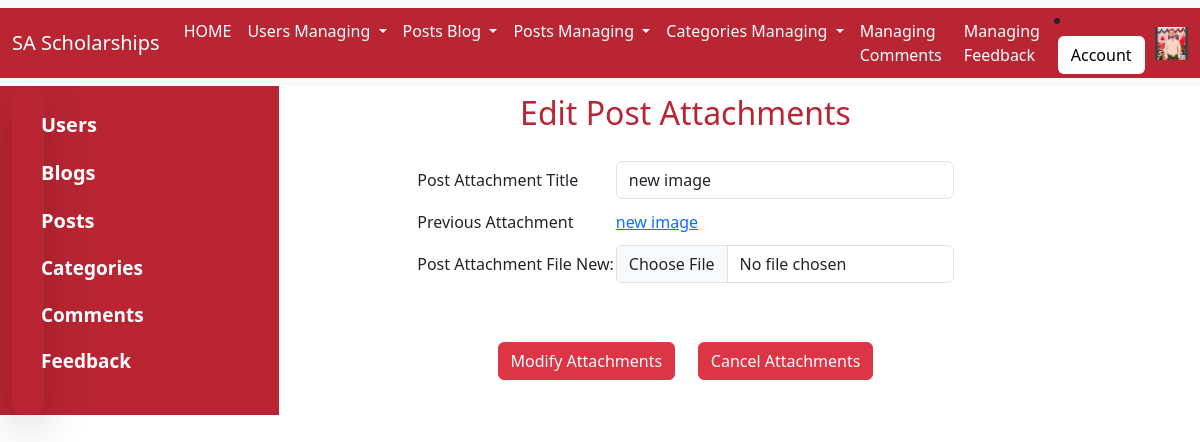
/admin/post_attachment-edit.php?&action=modify__attachment&post_atachment_id=21&post_id=34 (signed in), run on the app's committed database.
### tables this page shows
CREATE TABLE `user` (
  `user_id` int(11) NOT NULL AUTO_INCREMENT,
  `role_id` int(11) DEFAULT NULL,
  `first_name` varchar(50) NOT NULL,
  `last_name` varchar(50) NOT NULL,
  `email` varchar(50) DEFAULT NULL,
  `password` text NOT NULL,
  `gender` enum('Male','Female') DEFAULT NULL,
  `date_of_birth` date DEFAULT NULL,
  `user_image` text DEFAULT NULL,
  `address` text DEFAULT NULL,
  `is_approved` enum('Pending','Approved','Rejected') DEFAULT 'Pending',
  `is_active` enum('Active','InActive') DEFAULT NULL,
  `created_at` varchar(200) DEFAULT NULL,
  `updated_at` varchar(200) DEFAULT 'current_timestamp()',
  PRIMARY KEY (`user_id`),
  KEY `role_id` (`role_id`),
  CONSTRAINT `user_ibfk_1` FOREIGN KEY (`role_id`) REFERENCES `role` (`role_id`) ON DELETE CASCADE ON UPDATE CASCADE
);

CREATE TABLE `post_atachment` (
  `post_atachment_id` int(11) NOT NULL AUTO_INCREMENT,
  `post_id` int(11) DEFAULT NULL,
  `post_attachment_title` varchar(200) DEFAULT NULL,
  `post_attachment_path` text DEFAULT NULL,
  `is_active` enum('Active','InActive') DEFAULT NULL,
  `created_at` timestamp NOT NULL DEFAULT current_timestamp(),
  `updated_at` timestamp NOT NULL DEFAULT current_timestamp() ON UPDATE current_timestamp(),
  PRIMARY KEY (`post_atachment_id`),
  KEY `fk1` (`post_id`),
  CONSTRAINT `fk1` FOREIGN KEY (`post_id`) REFERENCES `post` (`post_id`) ON DELETE CASCADE ON UPDATE CASCADE
);

### admin/session.php (called while the page is built, shortened)
<?php
	require_once '../connection/connection.php';
				if (isset($_SESSION['session_user_id'])) {
					$query_login_user = "SELECT * FROM USER WHERE user_id='".$_SESSION['session_user_id']."'";
					$res_of_cheack_user = mysqli_query($connection, $query_login_user);
					if($res_of_cheack_user->num_rows>0){
					$login_user_data = mysqli_fetch_assoc($res_of_cheack_user);
					}
				}
 ?>

### admin/post_attachment-edit.php (the view, shortened to what this page needs)
<?php
require_once 'session.php';
$select_all_attachments="SELECT user.user_id, post.`post_id`, post.`post_title`, `post_atachment`.`post_atachment_id`, `post_atachment`.`post_attachment_title`,`post_atachment`.`post_attachment_path`,`post_atachment`.`is_active`,`post_atachment`.`updated_at`, `post_atachment`.`created_at` FROM `user`  INNER JOIN `blog` ON `user`.`user_id`=`blog`.`user_id` INNER JOIN `post` ON `post`.`blog_id`= `blog`.`blog_id` INNER JOIN `post_atachment` ON `post_atachment`.`post_id`=`post`.`post_id` WHERE `post_atachment`.`post_atachment_id`=".$_REQUEST['post_atachment_id'];
     $result_all_attachments = mysqli_query($connection, $select_all_attachments);
if (isset($_REQUEST['post_id'])) {
	$post_id=$_REQUEST['post_id'];
}
 ?>
<!DOCTYPE html>
<html>
<head>
	<link rel="stylesheet" href="../bootstrap/css/bootstrap.min.css">
</head>
<body>
	<div class="col-12 sticky-top" id="navbar">
	     <?php include_once("navbar.php");  ?>
	</div>
<div class="container row">
	<div class="col-3" style="background-color: #B92533; ">
		<div class="col-lg-1">
			<?php include_once("sidebar/index.php"); ?>
		</div>
	</div>
	<div class="col-lg-9">
		<div class="row container-fluid">
				<h2 class="text-center mt-2" style="color: #B92533;">Edit Post Attachments</h2>
				<center>
					<center>
							<form action="post-process.php" method="POST"  enctype="multipart/form-data">
						<table>
							<?php
						$count=1;
						if ($result_all_attachments->num_rows>0) {
							$attachment_data = mysqli_fetch_assoc($result_all_attachments);
							extract($attachment_data);
							  ?>
						<tr>
							<td></td>
							<td></td>
						</tr>
						<tr>
							<td><label>	Post Attachment Title</label></td>
							<td><input type="text" required value="<?php echo $post_attachment_title; ?>" class="form-control w-10" name="post_attachment_title<?php echo $count; ?>" ></td>
						</tr>
						<tr>
							<td>
								<label>Previous Attachment</label>
							</td>
							<td>
								<a href="../<?php echo $post_attachment_path; ?>" download><?php echo $post_attachment_title; ?></a>
							</td>
						</tr>
						<tr>
							<td> <label for="post_attachment">Post Attachment File New:</label> </td>
							<td>
								<input type="file"  class="form-control w-100" id="post_attachment_path" name="post_attachment_path<?php echo $count; ?>">
							</td>
						</tr>
						<tr>
							<td></td>
							<td></td>
						</tr>
						<tr>
							<td></td>
							<td></td>
						</tr>
						<tr>
							<td></td>
							<td></td>
						</tr>
						<tr>
							<td></td>
							<td></td>
						</tr> <?php
						}
                        ?>
						</table>
							<td>
								<div>
									<table>
										<tr>
											<td>
									<input type="submit" class="btn btn-danger w-100 " style="margin-top:2%;" name="modify_attachments" value="Modify Attachments">
											</td>
											<td>
												<td>
											</td>
											<td>
												<a class="btn btn-danger w-100 " style="margin-top:2%;" href="view-all-posts-attachments.php?action=view_post&post_id=<?php echo $post_id?>">Cancel Attachments</a>
											</td>
										</tr>
									</table>
								</div>
							</td>
				</center>
		</div>
	</div>
</div>
</body>
</html>

### admin/navbar.php (shortened to what this page needs)
  			<nav class="navbar navbar-expand-lg bg-body-tertiary " >
  <div class="container-fluid" id="navbar">
    <a class="navbar-brand" href="../index.php">SA Scholarships</a>
    <div class="collapse navbar-collapse" id="navbarSupportedContent">
      <ul class="navbar-nav me-auto mb-2 mb-lg-0">
        <li class="nav-item">
          <a class="nav-link active" aria-current="page"id="navbar_tabs" href="index.php">HOME</a>
        </li>
        <li class="nav-item dropdown">
          <a class="nav-link dropdown-toggle" href="#" role="button" data-bs-toggle="dropdown" aria-expanded="false">
            Users Managing
          </a>
        </li>
        <li class="nav-item dropdown">
          <a class="nav-link dropdown-toggle" href="#" role="button" data-bs-toggle="dropdown" aria-expanded="false">
            Posts Blog
          </a>
        </li>
        <li class="nav-item dropdown">
          <a class="nav-link dropdown-toggle" href="#" role="button" data-bs-toggle="dropdown" aria-expanded="false">
            Posts Managing
          </a>
        </li>
         <li class="nav-item dropdown">
          <a class="nav-link dropdown-toggle" href="#" role="button" data-bs-toggle="dropdown" aria-expanded="false">
            Categories Managing
          </a>
        </li>
        <li class="nav-item">
          <a class="nav-link" href="view-all-comments.php">Managing Comments</a>
        </li>
         <li class="nav-item">
          <a class="nav-link" href="view-all-feedback.php">Managing Feedback</a>
        </li>
      </ul>
			<li class="nav-item dropdown">
	          <a class="btn m-1" role="button" data-bs-toggle="dropdown" aria-expanded="false" style="background-color: white; color: black; ">Account</a>
	        </li>
	        <img class="" src=" <?php echo "../".$login_user_data['user_image']; ?>" style="width: 33px; height: 33px;">
    </div>
  </div>
</nav>

### admin/post_attachment-edit.php (style rules this page uses)
.navbar-brand, .nav-link { color: white; }
#navbar { background-color: #B92533; }
#navbar_tabs { color: white; }
td { padding-top: 10px; }

### data on the page
user: user_image (picture), post_attachment_title1 "new image", post_atachment.post_attachment_title "new image"
